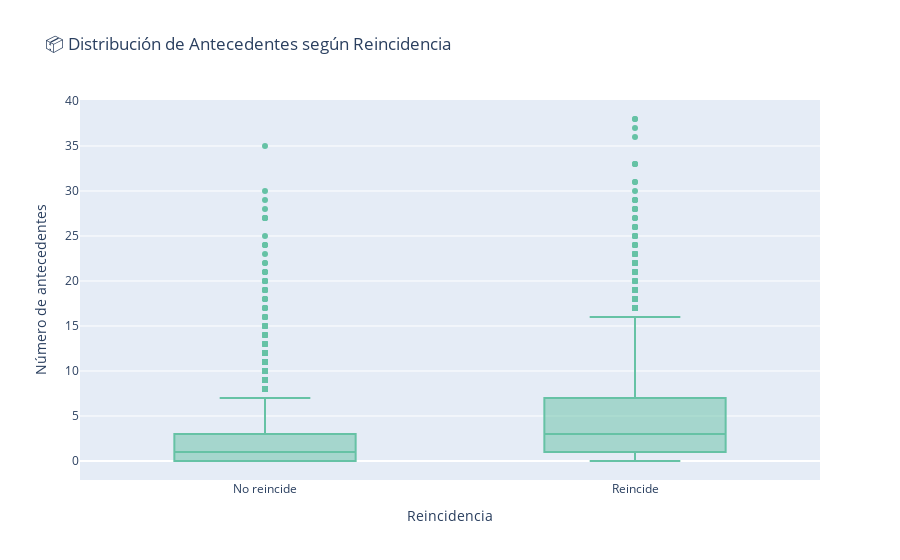

Notebook source saved alongside this figure:
### Markdown cell above
### Reincidencia segun numero de antecedentes

### Code cell
fig = px.box(df_clave, x="recid_label", y="priors_count",
             title="📦 Distribución de Antecedentes según Reincidencia",
             labels={"recid_label": "Reincidencia", "priors_count": "Número de antecedentes"},
             color_discrete_sequence=px.colors.qualitative.Set2)
fig.show()

### Figure 1 — Plotly figure (JSON) as saved in the notebook; plotly's stock layout.template omitted (floating-point values rounded to 4 significant figures; data arrays with more than 128 entries replaced by an {"elided": "..."} marker saying what was removed)
{"data": [{"alignmentgroup": "True", "hovertemplate": "Reincidencia=%{x}<br>Número de antecedentes=%{y}<extra></extra>", "legendgroup": "", "marker": {"color": "rgb(102,194,165)"}, "name": "", "notched": false, "offsetgroup": "", "orientation": "v", "showlegend": false, "type": "box", "x": {"elided": "7214 str values"}, "x0": " ", "xaxis": "x", "y": {"elided": "7214 int values"}, "y0": " ", "yaxis": "y"}], "layout": {"boxmode": "group", "legend": {"tracegroupgap": 0}, "title": {"text": "📦 Distribución de Antecedentes según Reincidencia"}, "xaxis": {"anchor": "y", "domain": [0, 1], "title": {"text": "Reincidencia"}}, "yaxis": {"anchor": "x", "domain": [0, 1], "title": {"text": "Número de antecedentes"}}}}
